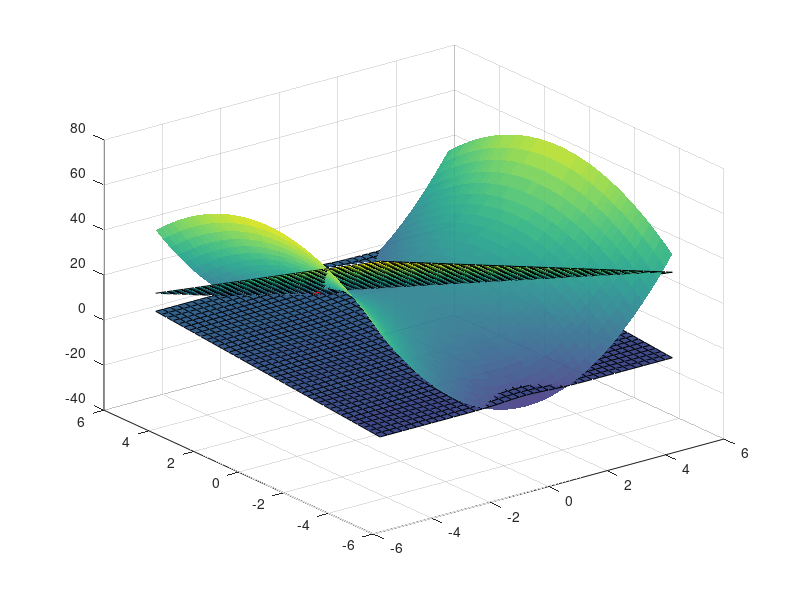

Here is the MATLAB script that generated this plot: (Note: this script raises an error after producing the figure.)
#---------------------------------------------------
#ejercicio1
x0= -1
y0= 3
fun = @(x,y) 16 + 2*x.^2 + -y.^2;
fx = @(x,y) 4*x
fy = @(x,y) -2*y
# gradiente es (derivada parcial x, derivada parcial y)
grad =  [fx(x0,y0); fy(x0,y0)]

# derivada direccional en 
v= [1;1]
w= [-1;1]

v'*w

# las derivadas direccionales son el producto por el gradiente.
Dvf = grad' * v
Dwf = grad' * w



fx0 = fx(x0,y0)
fy0 = fy(x0,y0)

# la ecuación del plano tg es z= f(x_0, y_0) + Grad(x_0,y_0) * (x-x_0, y-y_0)

Z = @(x,y) fun(x0,y0) + fx0*(x-x0) + fy0*(y-y0);
[X,Y] = meshgrid(-5:0.25:5);

surf(X,Y,fun(X,Y),'EdgeAlpha',0.7,'FaceAlpha',0.9)
hold on
surf(X,Y,Z(X,Y))

plot3(x0,y0,fun(x0,y0),'r*')

#---------------------------------------------------
#ejercicio2


h = @(x,y) exp(-x.^2) +y

gx = @(x,y) -2*x*exp(-x.^2)
gy = @(x,y) 1

gxx = @(x,y) -2*exp(1-x.^2 - y^2) +4*x.^2
gxy = @(x,y) 0
gyx = @(x,y) 0
gyy = @(x,y) 0

gradiente = @(x,y) [gx(x,y);gy(x,y)]
hessiano = @(x,y) [gxx(x,y) gxy(x,y); gyx(x,y); gyy(x,y)]

#la formula de T1 es 
T1 = @(x,y) h(x,y) - gradiente(x,y)'*[x;y]


[X,Y] = meshgrid(-5:0.25:5);
surf(X,Y,h(X,Y))
hold on
surf(X,Y,T1(X,Y))

